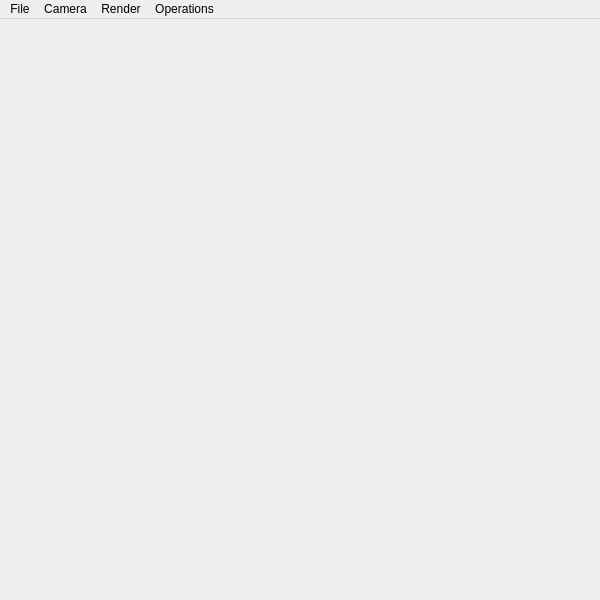
<?xml version="1.0" encoding="UTF-8"?>
<ui version="4.0">
 <class>MainWindow</class>
 <widget class="QMainWindow" name="MainWindow">
  <property name="geometry">
   <rect>
    <x>0</x>
    <y>0</y>
    <width>600</width>
    <height>600</height>
   </rect>
  </property>
  <property name="windowTitle">
   <string>MainWindow</string>
  </property>
  <widget class="QWidget" name="centralWidget">
   <layout class="QHBoxLayout" name="horizontalLayout">
    <property name="margin">
     <number>2</number>
    </property>
    <item>
     <widget class="GLWidget" name="glwidget" native="true"/>
    </item>
   </layout>
  </widget>
  <widget class="QMenuBar" name="menuBar">
   <property name="geometry">
    <rect>
     <x>0</x>
     <y>0</y>
     <width>600</width>
     <height>22</height>
    </rect>
   </property>
   <widget class="QMenu" name="menuFile">
    <property name="title">
     <string>File</string>
    </property>
    <addaction name="actionOpen"/>
    <addaction name="actionClose"/>
    <addaction name="actionQuit"/>
   </widget>
   <widget class="QMenu" name="menuCamera">
    <property name="title">
     <string>Camera</string>
    </property>
    <addaction name="actionRest"/>
   </widget>
   <widget class="QMenu" name="menuRender">
    <property name="title">
     <string>Render</string>
    </property>
    <addaction name="actionRenderNormal"/>
    <addaction name="actionRenderCorners"/>
    <addaction name="actionRenderCurvature"/>
    <addaction name="separator"/>
    <addaction name="actionRenderOriginal"/>
    <addaction name="actionRenderSmoothed"/>
    <addaction name="actionRenderCollapsed"/>
   </widget>
   <widget class="QMenu" name="menuOperations">
    <property name="title">
     <string>Operations</string>
    </property>
    <addaction name="actionSmooth"/>
    <addaction name="actionEdgeCollapse"/>
   </widget>
   <addaction name="menuFile"/>
   <addaction name="menuCamera"/>
   <addaction name="menuRender"/>
   <addaction name="menuOperations"/>
  </widget>
  <action name="actionOpen">
   <property name="text">
    <string>Open</string>
   </property>
  </action>
  <action name="actionClose">
   <property name="text">
    <string>Close</string>
   </property>
  </action>
  <action name="actionQuit">
   <property name="text">
    <string>Quit</string>
   </property>
  </action>
  <action name="actionRest">
   <property name="text">
    <string>Reset</string>
   </property>
  </action>
  <action name="actionRenderNormal">
   <property name="checkable">
    <bool>true</bool>
   </property>
   <property name="checked">
    <bool>true</bool>
   </property>
   <property name="text">
    <string>Normal</string>
   </property>
  </action>
  <action name="actionRenderCorners">
   <property name="checkable">
    <bool>true</bool>
   </property>
   <property name="text">
    <string>Corners</string>
   </property>
  </action>
  <action name="actionRenderCurvature">
   <property name="checkable">
    <bool>true</bool>
   </property>
   <property name="text">
    <string>Curvature</string>
   </property>
  </action>
  <action name="actionSmooth">
   <property name="text">
    <string>Smooth...</string>
   </property>
  </action>
  <action name="actionRenderOriginal">
   <property name="checkable">
    <bool>true</bool>
   </property>
   <property name="checked">
    <bool>true</bool>
   </property>
   <property name="text">
    <string>Original</string>
   </property>
  </action>
  <action name="actionRenderSmoothed">
   <property name="checkable">
    <bool>true</bool>
   </property>
   <property name="text">
    <string>Smoothed</string>
   </property>
  </action>
  <action name="actionRenderCollapsed">
   <property name="checkable">
    <bool>true</bool>
   </property>
   <property name="text">
    <string>Collapsed</string>
   </property>
  </action>
  <action name="actionEdgeCollapse">
   <property name="text">
    <string>Edge collapse...</string>
   </property>
  </action>
 </widget>
 <layoutdefault spacing="6" margin="11"/>
 <customwidgets>
  <customwidget>
   <class>GLWidget</class>
   <extends>QWidget</extends>
   <header>glwidget.h</header>
   <container>1</container>
  </customwidget>
 </customwidgets>
 <resources/>
 <connections/>
</ui>
